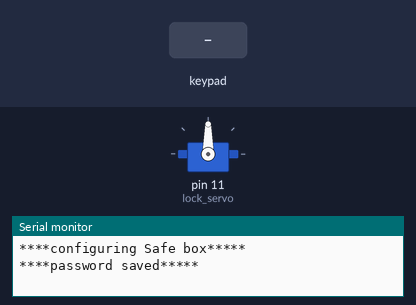
Recording of a sketch running on a simulated Arduino Uno, built with avr-gcc and run on an emulated ATmega328P. Parts: servo, the last lines printed to the serial monitor. Inputs (shaded band) come from the test bench. EEPROM starts erased.

Above: at 1.2 s.
1.3 s: key '#' pressed
2.8 s: keypad keys 1 2 2 4 pressed 0.4 s apart
5.9 s: keypad keys 1 2 2 4 # pressed 0.4 s apart
9.4 s: keypad keys 1 2 2 4 * pressed 0.4 s apart
At 10.9 s:
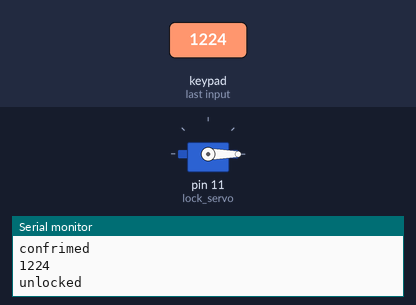
Timing chart, 0 to 12.4 s (numbered marks = the images above; inputs shaded):
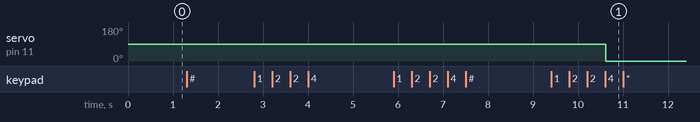

Measured:
- after the input at 9.4 s, servo on pin 11 (lock_servo): 90° → 0° after 1.2 s

The sketch:

safebox.ino
```cpp
#include <Keypad.h>
#include <EEPROM.h>
#include <Servo.h>
#define offset 10
Servo lock_servo ;
const uint8_t ROWS = 4;
const uint8_t COLS = 4;
String input_code ;
char keypressed;
int lock_statement=0 ;
char keys[ROWS][COLS] = {
  { '1', '2', '3', 'A' },
  { '4', '5', '6', 'B' },
  { '7', '8', '9', 'C' },
  { '*', '0', '#', 'D' }
};
uint8_t colPins[COLS] = { 5, 4, 3, 2 }; // Pins connected to C1, C2, C3, C4
uint8_t rowPins[ROWS] = { 9, 8, 7, 6 }; // Pins connected to R1, R2, R3, R4
Keypad keypad = Keypad(makeKeymap(keys), rowPins, colPins, ROWS, COLS);
bool lock_state=false;
String password="1224";
String get_password(){
  String input_str="";
  while(keypressed!='B' && input_str.length()<4){
    char keypressed=keypad.getKey();
  if(keypressed !=NO_KEY && keypressed!='B'){
    if(keypressed>='0' && keypressed<='9'){
    input_str+=keypressed;
    }
    }

  }
  return input_str ;
}

bool change_password(){
  Serial.flush();
  Serial.println("Enter New Password");
  String new_pass=get_password();
  delay(100);
  Serial.println("Confrim your password");
  String confrim_pass=get_password();
  if(confrim_pass.equals(new_pass)){
    password=confrim_pass;
    EEPROM.write(offset,4);
    for(int k=0;k<4;k++){
    EEPROM.write(offset+5+k,password[k]);
  }
    Serial.println("confrimed");
    delay(100);
    return true ;
  };

}
void lock(){
  lock_servo.write(90);
}
void unlock(){
  lock_servo.write(0);
}
String read_password(){
  char pass_data[4];
  for(int j=0;j<4;j++){
    pass_data[j]=EEPROM.read(offset+5+j);

  }
  String pass_value=String(pass_data);
  return pass_value ;
}
void setup() {
  Serial.begin(9600);
  Serial.println("****configuring Safe box*****");
  lock_servo.attach(11);
  byte len=password.length();
  EEPROM.write(offset,4);
  for(int k=0;k<4;k++){
    EEPROM.write(offset+5+k,password[k]);
  }
  Serial.println("****password saved*****");

}

void loop() {
  String pass_value=read_password();
  delay(10);
  char keypressed=keypad.getKey();
  if(keypressed=='#'&&keypressed){
    password=change_password();
  }
  if(keypressed){
    String input_code=get_password();
  Serial.print(input_code);
  Serial.println();
  delay(10);
  int a=input_code.compareTo(pass_value);
  if(a<=0){
      lock_statement=!lock_statement;
      if(lock_statement==1){
        unlock();
        Serial.println("unlocked");
      }
      if(lock_statement==0){
        lock();
        Serial.println("locked");

      }

    }
  }

  }
```
